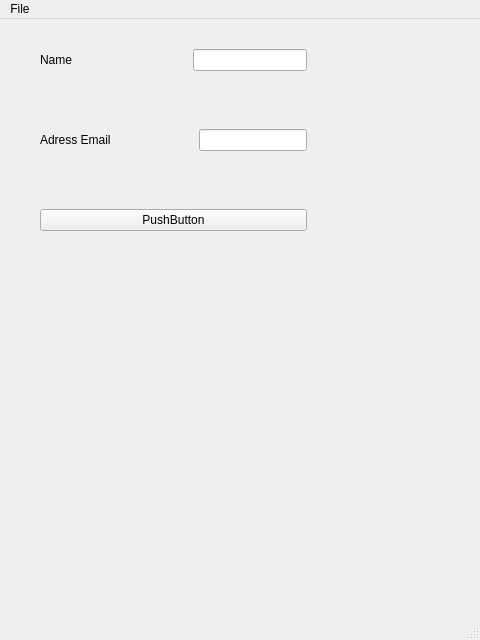
<?xml version="1.0" encoding="UTF-8"?>
<ui version="4.0">
 <class>MainWindow</class>
 <widget class="QMainWindow" name="MainWindow">
  <property name="geometry">
   <rect>
    <x>0</x>
    <y>0</y>
    <width>480</width>
    <height>640</height>
   </rect>
  </property>
  <property name="windowTitle">
   <string>MainWindow</string>
  </property>
  <widget class="QWidget" name="centralwidget">
   <widget class="QWidget" name="">
    <property name="geometry">
     <rect>
      <x>40</x>
      <y>30</y>
      <width>267</width>
      <height>182</height>
     </rect>
    </property>
    <layout class="QVBoxLayout" name="verticalLayout">
     <item>
      <layout class="QHBoxLayout" name="horizontalLayout">
       <item>
        <widget class="QLabel" name="label">
         <property name="text">
          <string>Name</string>
         </property>
        </widget>
       </item>
       <item>
        <spacer name="horizontalSpacer">
         <property name="orientation">
          <enum>Qt::Horizontal</enum>
         </property>
         <property name="sizeHint" stdset="0">
          <size>
           <width>40</width>
           <height>20</height>
          </size>
         </property>
        </spacer>
       </item>
       <item>
        <widget class="QLineEdit" name="lineEdit"/>
       </item>
      </layout>
     </item>
     <item>
      <spacer name="verticalSpacer_2">
       <property name="orientation">
        <enum>Qt::Vertical</enum>
       </property>
       <property name="sizeHint" stdset="0">
        <size>
         <width>20</width>
         <height>40</height>
        </size>
       </property>
      </spacer>
     </item>
     <item>
      <layout class="QHBoxLayout" name="horizontalLayout_2">
       <item>
        <widget class="QLabel" name="label_2">
         <property name="text">
          <string>Adress Email</string>
         </property>
        </widget>
       </item>
       <item>
        <spacer name="horizontalSpacer_2">
         <property name="orientation">
          <enum>Qt::Horizontal</enum>
         </property>
         <property name="sizeHint" stdset="0">
          <size>
           <width>40</width>
           <height>20</height>
          </size>
         </property>
        </spacer>
       </item>
       <item>
        <widget class="QLineEdit" name="lineEdit_2"/>
       </item>
      </layout>
     </item>
     <item>
      <spacer name="verticalSpacer">
       <property name="orientation">
        <enum>Qt::Vertical</enum>
       </property>
       <property name="sizeHint" stdset="0">
        <size>
         <width>20</width>
         <height>40</height>
        </size>
       </property>
      </spacer>
     </item>
     <item>
      <widget class="QPushButton" name="pushButton">
       <property name="text">
        <string>PushButton</string>
       </property>
      </widget>
     </item>
    </layout>
   </widget>
  </widget>
  <widget class="QMenuBar" name="menubar">
   <property name="geometry">
    <rect>
     <x>0</x>
     <y>0</y>
     <width>480</width>
     <height>26</height>
    </rect>
   </property>
   <widget class="QMenu" name="menuFile">
    <property name="title">
     <string>File</string>
    </property>
    <addaction name="actionOpen"/>
    <addaction name="actionSave"/>
   </widget>
   <addaction name="menuFile"/>
  </widget>
  <widget class="QStatusBar" name="statusbar"/>
  <action name="actionOpen">
   <property name="text">
    <string>Open</string>
   </property>
   <property name="shortcut">
    <string>Ctrl+O</string>
   </property>
  </action>
  <action name="actionSave">
   <property name="text">
    <string>Save</string>
   </property>
   <property name="shortcut">
    <string>Ctrl+S</string>
   </property>
  </action>
 </widget>
 <resources/>
 <connections/>
</ui>
